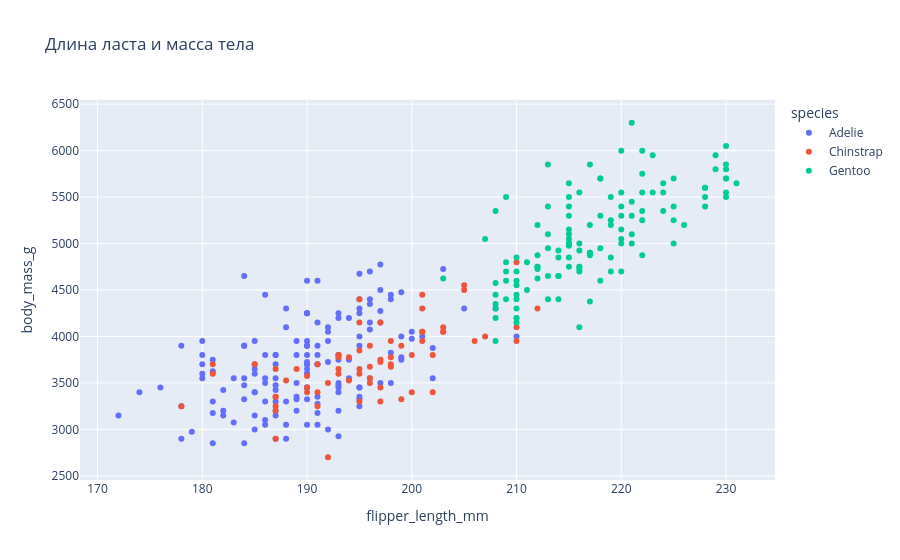

Source (notebook cell):
### Markdown cell above
## 11.1. Первый интерактивный scatter plot

### Code cell
fig = px.scatter(
    penguins,
    x="flipper_length_mm",
    y="body_mass_g",
    color="species",
    title="Длина ласта и масса тела"
)

fig.show()
